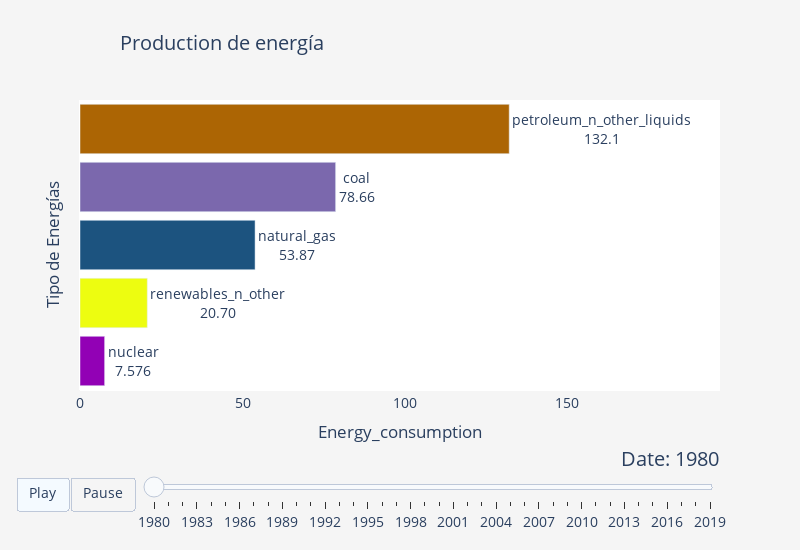

Notebook code cell kept with this figure:
### Code cell
my_raceplot = barplot(df_ba,  item_column='Energy_type', value_column='Energy_consumption', time_column='Year',top_entries=10)
fig=my_raceplot.plot(item_label = 'Tipo de Energías', value_label = 'Energy_consumption', frame_duration = 200, date_format='%Y',orientation='horizontal')

#Add chart title, format the chart, etc.
fig.update_layout(
      title='Production de energía',
      title_x=0.15,
      width=800,
      height=550,
      paper_bgcolor="whitesmoke",
      )

### Figure 1 — Plotly figure (JSON) as saved in the notebook; plotly's stock layout.template omitted (floating-point values rounded to 4 significant figures)
{"data": [{"cliponaxis": false, "hoverinfo": "all", "marker": {"color": ["rgb(146, 1, 181)", "rgb(237, 253, 16)", "rgb(28, 83, 127)", "rgb(123, 104, 173)", "rgb(172, 101, 4)"]}, "orientation": "h", "textangle": 0, "textposition": "outside", "texttemplate": "%{y}<br>%{x:.4s}", "type": "bar", "x": [7.576, 20.7, 53.87, 78.66, 132.1], "y": ["nuclear", "renewables_n_other", "natural_gas", "coal", "petroleum_n_other_liquids"]}], "layout": {"bargap": 0.15, "font": {"size": 14}, "height": 550, "paper_bgcolor": "whitesmoke", "plot_bgcolor": "#FFFFFF", "sliders": [{"active": 0, "currentvalue": {"font": {"size": 20}, "prefix": "Date: ", "visible": true, "xanchor": "right"}, "len": 0.9, "pad": {"b": 10, "t": 50}, "steps": [{"args": [["1980"], {"frame": {"duration": 200, "redraw": false}, "mode": "immediate", "transition": {"duration": 200}}], "label": "1980", "method": "animate"}, {"args": [["1981"], {"frame": {"duration": 200, "redraw": false}, "mode": "immediate", "transition": {"duration": 200}}], "label": "1981", "method": "animate"}, {"args": [["1982"], {"frame": {"duration": 200, "redraw": false}, "mode": "immediate", "transition": {"duration": 200}}], "label": "1982", "method": "animate"}, {"args": [["1983"], {"frame": {"duration": 200, "redraw": false}, "mode": "immediate", "transition": {"duration": 200}}], "label": "1983", "method": "animate"}, {"args": [["1984"], {"frame": {"duration": 200, "redraw": false}, "mode": "immediate", "transition": {"duration": 200}}], "label": "1984", "method": "animate"}, {"args": [["1985"], {"frame": {"duration": 200, "redraw": false}, "mode": "immediate", "transition": {"duration": 200}}], "label": "1985", "method": "animate"}, {"args": [["1986"], {"frame": {"duration": 200, "redraw": false}, "mode": "immediate", "transition": {"duration": 200}}], "label": "1986", "method": "animate"}, {"args": [["1987"], {"frame": {"duration": 200, "redraw": false}, "mode": "immediate", "transition": {"duration": 200}}], "label": "1987", "method": "animate"}, {"args": [["1988"], {"frame": {"duration": 200, "redraw": false}, "mode": "immediate", "transition": {"duration": 200}}], "label": "1988", "method": "animate"}, {"args": [["1989"], {"frame": {"duration": 200, "redraw": false}, "mode": "immediate", "transition": {"duration": 200}}], "label": "1989", "method": "animate"}, {"args": [["1990"], {"frame": {"duration": 200, "redraw": false}, "mode": "immediate", "transition": {"duration": 200}}], "label": "1990", "method": "animate"}, {"args": [["1991"], {"frame": {"duration": 200, "redraw": false}, "mode": "immediate", "transition": {"duration": 200}}], "label": "1991", "method": "animate"}, {"args": [["1992"], {"frame": {"duration": 200, "redraw": false}, "mode": "immediate", "transition": {"duration": 200}}], "label": "1992", "method": "animate"}, {"args": [["1993"], {"frame": {"duration": 200, "redraw": false}, "mode": "immediate", "transition": {"duration": 200}}], "label": "1993", "method": "animate"}, {"args": [["1994"], {"frame": {"duration": 200, "redraw": false}, "mode": "immediate", "transition": {"duration": 200}}], "label": "1994", "method": "animate"}, {"args": [["1995"], {"frame": {"duration": 200, "redraw": false}, "mode": "immediate", "transition": {"duration": 200}}], "label": "1995", "method": "animate"}, {"args": [["1996"], {"frame": {"duration": 200, "redraw": false}, "mode": "immediate", "transition": {"duration": 200}}], "label": "1996", "method": "animate"}, {"args": [["1997"], {"frame": {"duration": 200, "redraw": false}, "mode": "immediate", "transition": {"duration": 200}}], "label": "1997", "method": "animate"}, {"args": [["1998"], {"frame": {"duration": 200, "redraw": false}, "mode": "immediate", "transition": {"duration": 200}}], "label": "1998", "method": "animate"}, {"args": [["1999"], {"frame": {"duration": 200, "redraw": false}, "mode": "immediate", "transition": {"duration": 200}}], "label": "1999", "method": "animate"}, {"args": [["2000"], {"frame": {"duration": 200, "redraw": false}, "mode": "immediate", "transition": {"duration": 200}}], "label": "2000", "method": "animate"}, {"args": [["2001"], {"frame": {"duration": 200, "redraw": false}, "mode": "immediate", "transition": {"duration": 200}}], "label": "2001", "method": "animate"}, {"args": [["2002"], {"frame": {"duration": 200, "redraw": false}, "mode": "immediate", "transition": {"duration": 200}}], "label": "2002", "method": "animate"}, {"args": [["2003"], {"frame": {"duration": 200, "redraw": false}, "mode": "immediate", "transition": {"duration": 200}}], "label": "2003", "method": "animate"}, {"args": [["2004"], {"frame": {"duration": 200, "redraw": false}, "mode": "immediate", "transition": {"duration": 200}}], "label": "2004", "method": "animate"}, {"args": [["2005"], {"frame": {"duration": 200, "redraw": false}, "mode": "immediate", "transition": {"duration": 200}}], "label": "2005", "method": "animate"}, {"args": [["2006"], {"frame": {"duration": 200, "redraw": false}, "mode": "immediate", "transition": {"duration": 200}}], "label": "2006", "method": "animate"}, {"args": [["2007"], {"frame": {"duration": 200, "redraw": false}, "mode": "immediate", "transition": {"duration": 200}}], "label": "2007", "method": "animate"}, {"args": [["2008"], {"frame": {"duration": 200, "redraw": false}, "mode": "immediate", "transition": {"duration": 200}}], "label": "2008", "method": "animate"}, {"args": [["2009"], {"frame": {"duration": 200, "redraw": false}, "mode": "immediate", "transition": {"duration": 200}}], "label": "2009", "method": "animate"}, {"args": [["2010"], {"frame": {"duration": 200, "redraw": false}, "mode": "immediate", "transition": {"duration": 200}}], "label": "2010", "method": "animate"}, {"args": [["2011"], {"frame": {"duration": 200, "redraw": false}, "mode": "immediate", "transition": {"duration": 200}}], "label": "2011", "method": "animate"}, {"args": [["2012"], {"frame": {"duration": 200, "redraw": false}, "mode": "immediate", "transition": {"duration": 200}}], "label": "2012", "method": "animate"}, {"args": [["2013"], {"frame": {"duration": 200, "redraw": false}, "mode": "immediate", "transition": {"duration": 200}}], "label": "2013", "method": "animate"}, {"args": [["2014"], {"frame": {"duration": 200, "redraw": false}, "mode": "immediate", "transition": {"duration": 200}}], "label": "2014", "method": "animate"}, {"args": [["2015"], {"frame": {"duration": 200, "redraw": false}, "mode": "immediate", "transition": {"duration": 200}}], "label": "2015", "method": "animate"}, {"args": [["2016"], {"frame": {"duration": 200, "redraw": false}, "mode": "immediate", "transition": {"duration": 200}}], "label": "2016", "method": "animate"}, {"args": [["2017"], {"frame": {"duration": 200, "redraw": false}, "mode": "immediate", "transition": {"duration": 200}}], "label": "2017", "method": "animate"}, {"args": [["2018"], {"frame": {"duration": 200, "redraw": false}, "mode": "immediate", "transition": {"duration": 200}}], "label": "2018", "method": "animate"}, {"args": [["2019"], {"frame": {"duration": 200, "redraw": false}, "mode": "immediate", "transition": {"duration": 200}}], "label": "2019", "method": "animate"}], "transition": {"duration": 300, "easing": "cubic-in-out"}, "x": 0.1, "xanchor": "left", "y": 0, "yanchor": "top"}], "title": {"text": "Production de energía", "x": 0.15}, "updatemenus": [{"buttons": [{"args": [null, {"frame": {"duration": 200, "redraw": false}, "fromcurrent": true, "transition": {"duration": 200, "easing": "quadratic-in-out"}}], "label": "Play", "method": "animate"}, {"args": [[null], {"frame": {"duration": 0, "redraw": false}, "mode": "immediate", "transition": {"duration": 0}}], "label": "Pause", "method": "animate"}], "direction": "left", "pad": {"r": 10, "t": 87}, "showactive": true, "type": "buttons", "x": 0.1, "xanchor": "right", "y": 0, "yanchor": "top"}], "width": 800, "xaxis": {"range": [0, 196.9], "showline": true, "showticklabels": true, "title": {"text": "Energy_consumption"}, "visible": true}, "yaxis": {"showline": false, "showticklabels": false, "title": {"text": "Tipo de Energías"}, "visible": true}}}
